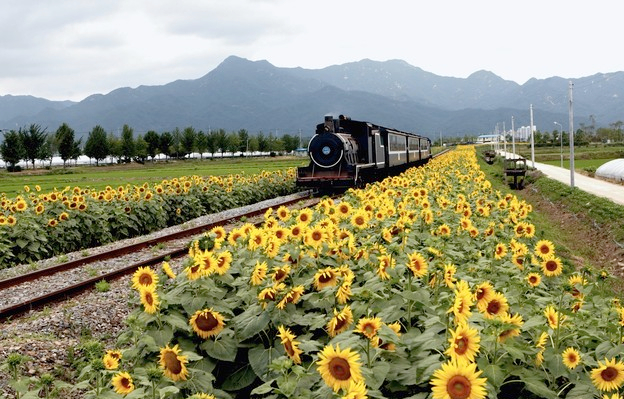
#> input picture hw5/train.jpg, 624 x 399 px
$ jupyter execute hw5.ipynb   (shell and % lines are left out)   (older library calls are emulated)
#> lines starting #> are read from the running program, lines starting #| are printed output that depends on the picture
### hw5/segmentation.py
"""
CS131 - Computer Vision: Foundations and Applications
Assignment 5
Author: Donsuk Lee (donlee90@stanford.edu)
Date created: 09/2017
Last modified: 09/25/2018
Python Version: 3.5+
"""

import numpy as np
import random
from scipy.spatial.distance import squareform, pdist
from skimage.util import img_as_float

### Clustering Methods
def kmeans(features, k, num_iters=100):
    """ Use kmeans algorithm to group features into k clusters.

    K-Means algorithm can be broken down into following steps:
        1. Randomly initialize cluster centers
        2. Assign each point to the closest center
        3. Compute new center of each cluster
        4. Stop if cluster assignments did not change
        5. Go to step 2

    Args:
        features - Array of N features vectors. Each row represents a feature
            vector.
        k - Number of clusters to form.
        num_iters - Maximum number of iterations the algorithm will run.

    Returns:
        assignments - Array representing cluster assignment of each point.
            (e.g. i-th point is assigned to cluster assignments[i])
    """

    N, D = features.shape

    assert N >= k, 'Number of clusters cannot be greater than number of points'

    # Randomly initalize cluster centers
    idxs = np.random.choice(N, size=k, replace=False)
    centers = features[idxs]
    assignments = np.zeros(N, dtype=np.uint32)

    for n in range(num_iters):
        ### YOUR CODE HERE
        for i in range(N):
            assignments[i] = np.argmin(((centers-features[i])**2).mean(axis = 1))
        delta = np.eye(k)[assignments]
        delta /= np.sum(delta, axis = 0)
        centers = delta.T.dot(features)
        ### END YOUR CODE

    return assignments

def kmeans_fast(features, k, num_iters=100):
    """ Use kmeans algorithm to group features into k clusters.

    This function makes use of numpy functions and broadcasting to speed up the
    first part(cluster assignment) of kmeans algorithm.

    Hints
    - You may find np.repeat and np.argmin useful

    Args:
        features - Array of N features vectors. Each row represents a feature
            vector.
        k - Number of clusters to form.
        num_iters - Maximum number of iterations the algorithm will run.

    Returns:
        assignments - Array representing cluster assignment of each point.
            (e.g. i-th point is assigned to cluster assignments[i])
    """

    N, D = features.shape

    assert N >= k, 'Number of clusters cannot be greater than number of points'

    # Randomly initalize cluster centers
    idxs = np.random.choice(N, size=k, replace=False)
    centers = features[idxs]
    assignments = np.zeros(N, dtype=np.uint32)

    for n in range(num_iters):
        ### YOUR CODE HERE
        # 2. Assign each point to the closest center
        for i in range(N):
            assignments[i] = np.argmin(((centers - features[i])**2).mean(axis = 1))
        delta = np.eye(k)[assignments]
        delta /= delta.sum(axis=0)
        # 3. Compute new center of each cluster
        centers = delta.T.dot(features)
        ### END YOUR CODE

    return assignments


def hierarchical_clustering(features, k):
    """ Run the hierarchical agglomerative clustering algorithm.

    The algorithm is conceptually simple:

    Assign each point to its own cluster
    While the number of clusters is greater than k:
        Compute the distance between all pairs of clusters
        Merge the pair of clusters that are closest to each other

    We will use Euclidean distance to define distance between clusters.

    Recomputing the centroids of all clusters and the distances between all
    pairs of centroids at each step of the loop would be very slow. Thankfully
    most of the distances and centroids remain the same in successive
    iterations of the outer loop; therefore we can speed up the computation by
    only recomputing the centroid and distances for the new merged cluster.

    Even with this trick, this algorithm will consume a lot of memory and run
    very slowly when clustering large set of points. In practice, you probably
    do not want to use this algorithm to cluster more than 10,000 points.

    Args:
        features - Array of N features vectors. Each row represents a feature
            vector.
        k - Number of clusters to form.

    Returns:
        assignments - Array representing cluster assignment of each point.
            (e.g. i-th point is assigned to cluster assignments[i])
    """


    N, D = features.shape

    assert N >= k, 'Number of clusters cannot be greater than number of points'

    # Assign each point to its own cluster
    assignments = np.arange(N, dtype=np.uint32)
    centers = np.copy(features)
    n_clusters = N

    while n_clusters > k:
        ### YOUR CODE HERE
        dists = ((centers.reshape(-1, 1, D) - centers.reshape(1, -1, D))**2).sum(axis = -1)
        np.fill_diagonal(dists, float('inf'))
        i,j = np.unravel_index(np.argmin(dists), dists.shape)
        if i>j:
            i,j = j,i
        assignments[assignments == j] = i
        assignments[assignments == n_clusters -1] = j
        centers[i] = features[assignments == i].mean(axis=0)
        centers[j] = centers[-1]
        centers = centers[:-1]
        n_clusters -= 1
        ### END YOUR CODE

    return assignments


### Pixel-Level Features
def color_features(img):
    """ Represents a pixel by its color.

    Args:
        img - array of shape (H, W, C)

    Returns:
        features - array of (H * W, C)
    """
    H, W, C = img.shape
    img = img_as_float(img)
    features = np.zeros((H*W, C))

    ### YOUR CODE HERE
    features = img.reshape(-1,C)
    ### END YOUR CODE

    return features

# [108 lines left out: functions color_position_features, my_features, compute_accuracy, evaluate_segmentation, not called in this run]

### hw5/hw5.ipynb
# Homework 5
*This notebook includes both coding and written questions. Please hand in this notebook file with all the outputs and your answers to the written questions.*

This assignment covers K-Means and HAC methods for clustering and image segmentation.

[cell 1]
from __future__ import print_function
# Setup
from time import time
import numpy as np
import matplotlib.pyplot as plt
from matplotlib import rc
from skimage import io


plt.rcParams['figure.figsize'] = (15.0, 12.0) # set default size of plots
plt.rcParams['image.interpolation'] = 'nearest'
plt.rcParams['image.cmap'] = 'gray'

# for auto-reloading extenrnal modules

## Introduction
In this assignment, you will use clustering algorithms to segment images. You will then use these segmentations to identify foreground and background objects.

Your assignment will involve the following subtasks:
- **Clustering algorithms**: Implement K-Means clustering and Hierarchical Agglomerative Clustering.
- **Pixel-level features**: Implement a feature vector that combines color and position information and implement feature normalization.
- **Quantitative Evaluation**: Evaluate segmentation algorithms with a variety of parameter settings by comparing your computed segmentations against a dataset of ground-truth segmentations.

## 1 Clustering Algorithms (40 points)

[cell 2]
# Generate random data points for clustering

# Set seed for consistency
np.random.seed(0)

# Cluster 1
mean1 = [-1, 0]
cov1 = [[0.1, 0], [0, 0.1]]
X1 = np.random.multivariate_normal(mean1, cov1, 100)

# Cluster 2
mean2 = [0, 1]
cov2 = [[0.1, 0], [0, 0.1]]
X2 = np.random.multivariate_normal(mean2, cov2, 100)

# Cluster 3
mean3 = [1, 0]
cov3 = [[0.1, 0], [0, 0.1]]
X3 = np.random.multivariate_normal(mean3, cov3, 100)

# Cluster 4
mean4 = [0, -1]
cov4 = [[0.1, 0], [0, 0.1]]
X4 = np.random.multivariate_normal(mean4, cov4, 100)

# Merge two sets of data points
X = np.concatenate((X1, X2, X3, X4))

# Plot data points
plt.scatter(X[:, 0], X[:, 1])
plt.axis('equal')
plt.show()
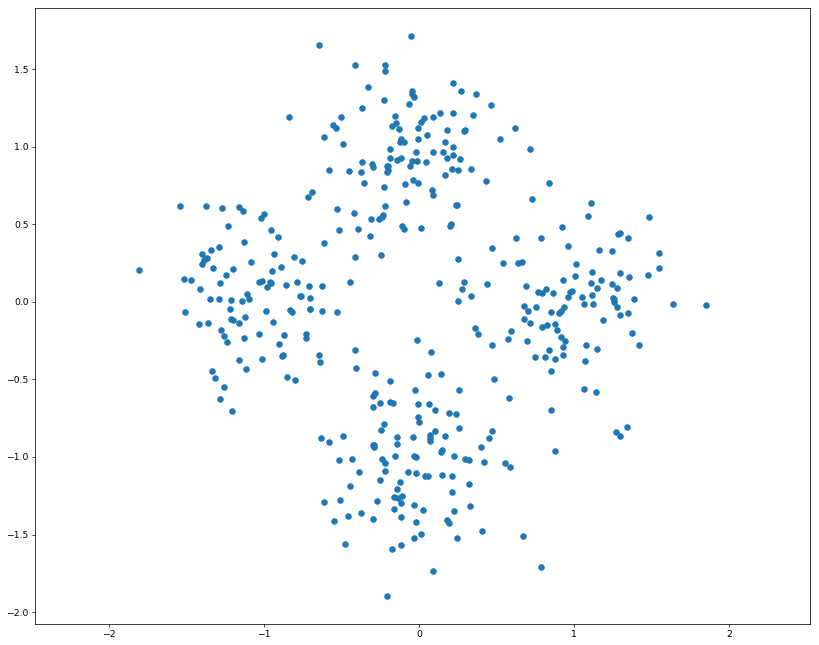
#> figure drawn by matplotlib, 1 panel

### 1.1 K-Means Clustering (20 points)
As discussed in class, K-Means is one of the most popular clustering algorithms. We have provided skeleton code for K-Means clustering in the file `segmentation.py`. Your first task is to finish implementing **`kmeans`** in `segmentation.py`. This version uses nested for loops to assign points to the closest centroid and compute a new mean for each cluster.

[cell 3]
from segmentation import kmeans

np.random.seed(0)
start = time()
assignments = kmeans(X, 4)
end = time()

kmeans_runtime = end - start

print("kmeans running time: %f seconds." % kmeans_runtime)

for i in range(4):
    cluster_i = X[assignments==i]
    plt.scatter(cluster_i[:, 0], cluster_i[:, 1])

plt.axis('equal')
plt.show()
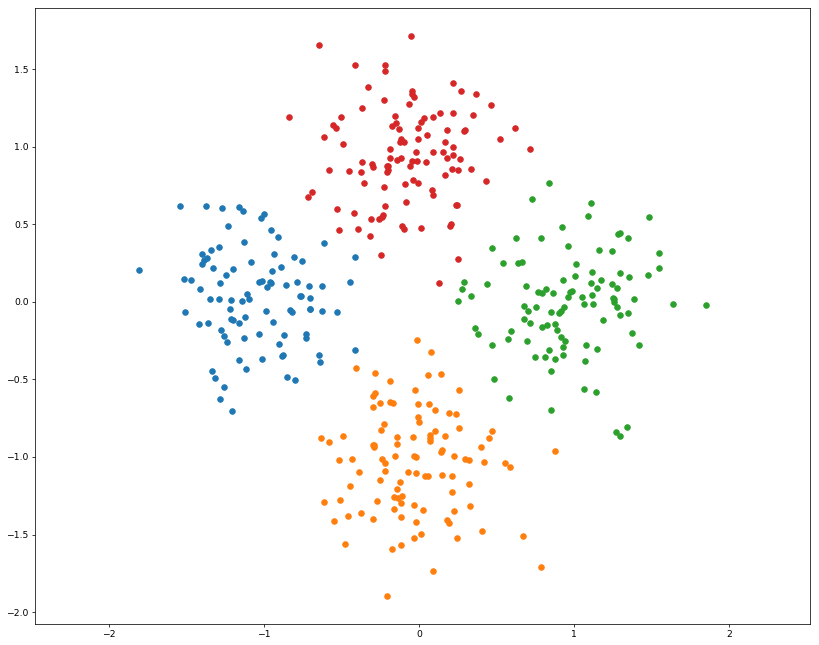
#> figure drawn by matplotlib, 1 panel

We can use numpy functions and broadcasting to make K-Means faster. Implement **`kmeans_fast`** in `segmentation.py`. This should run at least 10 times faster than the previous implementation.

[cell 4]
from segmentation import kmeans_fast

np.random.seed(0)
start = time()
assignments = kmeans_fast(X, 4)
end = time()

kmeans_fast_runtime = end - start
print("kmeans running time: %f seconds." % kmeans_fast_runtime)
print("%f times faster!" % (kmeans_runtime / kmeans_fast_runtime))

for i in range(4):
    cluster_i = X[assignments==i]
    plt.scatter(cluster_i[:, 0], cluster_i[:, 1])

plt.axis('equal')
plt.show()

### 1.2 K-Means Convergence (10 points)
Implementations of the K-Means algorithm will often have the parameter `num_iters` to define the maximum number of iterations the algorithm should run for. Consider that we opt to not include this upper bound on the number of iterations, and that we define the termination criterion of the algorithm to be when the cost $L$ stops changing.

Recall that $L$ is defined as the sum of squared distance between all points $x$ and their nearest cluster center $c$:

$$L = \sum_{i \in clusters}\sum_{x \in cluster_i} (x - c_i)^2$$

Show that for any set of points **$D$** and any number of clusters $k$, the K-Means algorithm will terminate in a finite number of iterations.

**Your answer here:**
- If the new clustering is the same as the old one, the algorithm will converge.
- If the new clustering is different form the old one, it is gauranteed that the cost wouldn't increase since each point has been assigned to the closest center. Since we search in a finite state space, the algorithm will converge.

### 1.2 Hierarchical Agglomerative Clustering (10 points)
Another simple clustering algorithm is Hieararchical Agglomerative Clustering, which is somtimes abbreviated as HAC. In this algorithm, each point is initially assigned to its own cluster. Then cluster pairs are merged until we are left with the desired number of predetermined clusters (see Algorithm 1).

Implement **`hiererachical_clustering`** in `segmentation.py`.

[cell 5]
from segmentation import hierarchical_clustering

start = time()
assignments = hierarchical_clustering(X, 4)
end = time()

print("hierarchical_clustering running time: %f seconds." % (end - start))

for i in range(4):
    cluster_i = X[assignments==i]
    plt.scatter(cluster_i[:, 0], cluster_i[:, 1])

plt.axis('equal')
plt.show()

## 2 Pixel-Level Features (30 points)
Before we can use a clustering algorithm to segment an image, we must compute some *feature vector* for each pixel. The feature vector for each pixel should encode the qualities that we care about in a good segmentation. More concretely, for a pair of pixels $p_i$ and $p_j$ with corresponding feature vectors $f_i$ and $f_j$, the distance between $f_i$ and $f_j$ should be small if we believe that $p_i$ and $p_j$ should be placed in the same segment and large otherwise.

[cell 6]
# Load and display image
img = io.imread('train.jpg')
#> img is the input picture: shape (399, 624, 3); mean R, G, B 149.1, 147.6, 117.4
H, W, C = img.shape
#> H = 399; W = 624; C = 3

plt.imshow(img)
plt.axis('off')
plt.show()

### 2.1 Color Features (15 points)
One of the simplest possible feature vectors for a pixel is simply the vector of colors for that pixel. Implement **`color_features`** in `segmentation.py`. Output should look like the following:

[cell 7]
from segmentation import color_features
np.random.seed(0)

features = color_features(img)

# Sanity checks
assert features.shape == (H * W, C),\
    "Incorrect shape! Check your implementation."

assert features.dtype == np.float,\
    "dtype of color_features should be float."

assignments = kmeans_fast(features, 8)
segments = assignments.reshape((H, W))

# Display segmentation
plt.imshow(segments, cmap='viridis')
plt.axis('off')
plt.show()
